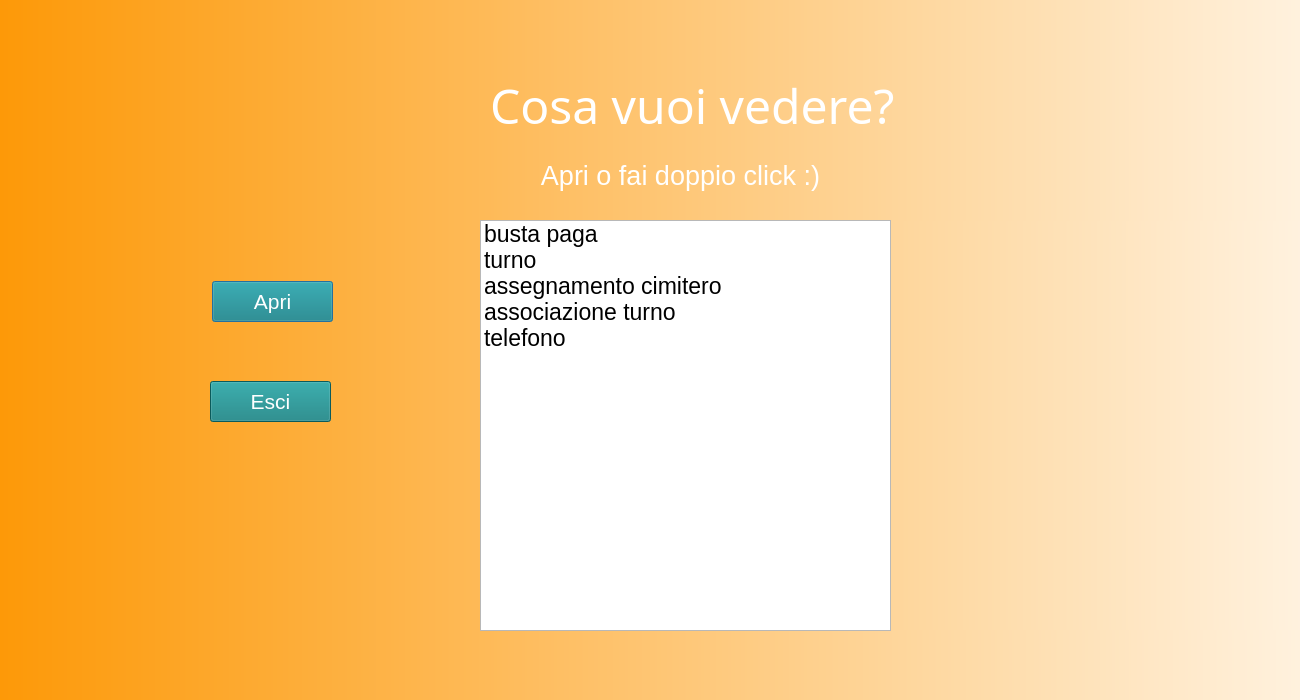
<?xml version="1.0" encoding="UTF-8"?>
<ui version="4.0">
 <class>Dialog</class>
 <widget class="QDialog" name="Dialog">
  <property name="geometry">
   <rect>
    <x>0</x>
    <y>0</y>
    <width>1300</width>
    <height>700</height>
   </rect>
  </property>
  <property name="windowTitle">
   <string>Dialog</string>
  </property>
  <widget class="QWidget" name="bgwidget" native="true">
   <property name="geometry">
    <rect>
     <x>0</x>
     <y>0</y>
     <width>1500</width>
     <height>800</height>
    </rect>
   </property>
   <property name="styleSheet">
    <string notr="true">QWidget#bgwidget{
	background-color: qlineargradient(spread:pad, x1:0, y1:0, x2:1, y2:0, stop:0 rgba(253, 153, 8, 255), stop:1 rgba(255, 255, 255, 255));

}</string>
   </property>
   <widget class="QLabel" name="image">
    <property name="enabled">
     <bool>true</bool>
    </property>
    <property name="geometry">
     <rect>
      <x>-200</x>
      <y>-270</y>
      <width>1800</width>
      <height>1300</height>
     </rect>
    </property>
    <property name="styleSheet">
     <string notr="true">border-radius:50%;
image: url(:/images/1.png);
</string>
    </property>
    <property name="text">
     <string/>
    </property>
    <property name="scaledContents">
     <bool>true</bool>
    </property>
   </widget>
   <widget class="QLabel" name="label">
    <property name="geometry">
     <rect>
      <x>490</x>
      <y>60</y>
      <width>441</width>
      <height>91</height>
     </rect>
    </property>
    <property name="font">
     <font>
      <family>Bangla MN</family>
      <pointsize>36</pointsize>
      <weight>50</weight>
      <italic>false</italic>
      <bold>false</bold>
     </font>
    </property>
    <property name="styleSheet">
     <string notr="true">font: 36pt;
background: transparent;
color: rgb(255,255,255);</string>
    </property>
    <property name="text">
     <string>Cosa vuoi vedere?</string>
    </property>
   </widget>
   <widget class="QPushButton" name="apri">
    <property name="geometry">
     <rect>
      <x>212</x>
      <y>281</y>
      <width>121</width>
      <height>41</height>
     </rect>
    </property>
    <property name="font">
     <font>
      <pointsize>16</pointsize>
     </font>
    </property>
    <property name="styleSheet">
     <string notr="true">color: rgb(255, 255, 255);
background-color: rgb(16, 128, 128);</string>
    </property>
    <property name="text">
     <string>Apri</string>
    </property>
   </widget>
   <widget class="QPushButton" name="esci">
    <property name="geometry">
     <rect>
      <x>210</x>
      <y>381</y>
      <width>121</width>
      <height>41</height>
     </rect>
    </property>
    <property name="font">
     <font>
      <pointsize>16</pointsize>
     </font>
    </property>
    <property name="styleSheet">
     <string notr="true">color: rgb(255, 255, 255);
background-color: rgb(16, 128, 128);</string>
    </property>
    <property name="text">
     <string>Esci</string>
    </property>
   </widget>
   <widget class="QListWidget" name="listWidget">
    <property name="geometry">
     <rect>
      <x>480</x>
      <y>220</y>
      <width>411</width>
      <height>411</height>
     </rect>
    </property>
    <property name="font">
     <font>
      <pointsize>17</pointsize>
     </font>
    </property>
    <item>
     <property name="text">
      <string>busta paga</string>
     </property>
    </item>
    <item>
     <property name="text">
      <string>turno</string>
     </property>
    </item>
    <item>
     <property name="text">
      <string>assegnamento cimitero</string>
     </property>
    </item>
    <item>
     <property name="text">
      <string>associazione turno</string>
     </property>
    </item>
    <item>
     <property name="text">
      <string>telefono</string>
     </property>
    </item>
   </widget>
   <widget class="QLabel" name="label_2">
    <property name="geometry">
     <rect>
      <x>500</x>
      <y>130</y>
      <width>361</width>
      <height>91</height>
     </rect>
    </property>
    <property name="font">
     <font>
      <pointsize>20</pointsize>
      <weight>50</weight>
      <italic>false</italic>
      <bold>false</bold>
     </font>
    </property>
    <property name="styleSheet">
     <string notr="true">font: 20pt;
background: transparent;
color: rgb(255,255,255);</string>
    </property>
    <property name="text">
     <string>Apri o fai doppio click :)</string>
    </property>
    <property name="alignment">
     <set>Qt::AlignCenter</set>
    </property>
   </widget>
  </widget>
 </widget>
 <resources>
  <include location="../source.qrc"/>
 </resources>
 <connections/>
</ui>
